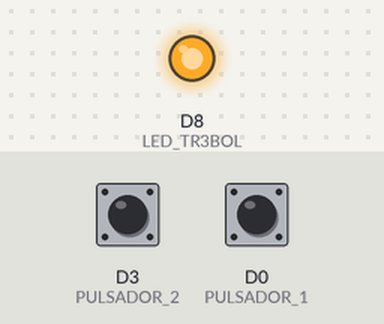
The sketch below on a simulated ESP8266 (NodeMCU). On the bench: output pins drawn as LEDs (lit = HIGH). The inputs (shaded band) are chosen by the test bench; at power-on: D3 (PULSADOR_2) HIGH, D0 (PULSADOR_1) LOW.

Above: at 1.2 s.
1.3 s: D3 (PULSADOR_2) pulled LOW for 0.15 s
At 1.37 s:
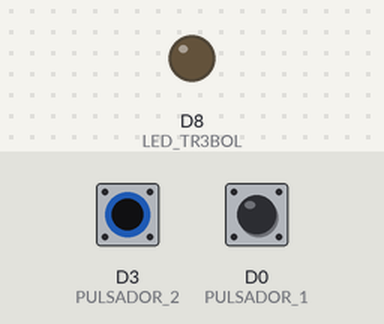
2.9 s: D3 (PULSADOR_2) pulled LOW for 3.2 s
At 6.7 s:
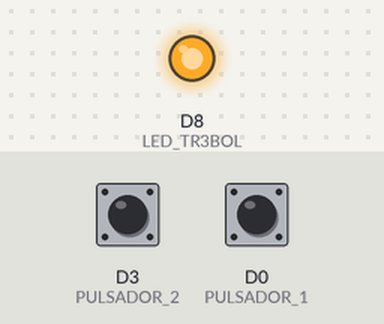
Timing chart, 0 to 8.2 s (numbered marks = the images above; inputs shaded):
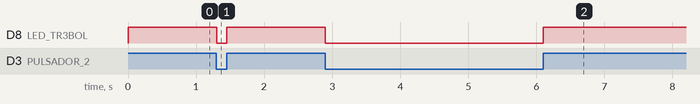

Measured:
- after the input at 1.3 s, D8 (LED_TR3BOL): HIGH → LOW at once, → HIGH 0.15 s later
- after the input at 2.9 s, D8 (LED_TR3BOL): HIGH → LOW at once, → HIGH 3.2 s later

The sketch:

Ejercicio4.ino
```cpp
/*
4) Mientras esté pulsado SW1, el LED verde está encendido. Mientras esté pulsado
SW2, el LED verde está apagado. Se prioriza SW2 sobre SW1.
*/

#define LED_TR3BOL D8 // LED Verde
#define PULSADOR_1 D0 // SW1
#define PULSADOR_2 D3 // SW2

void setup() {
  pinMode(LED_TR3BOL, OUTPUT);
  pinMode(PULSADOR_1, INPUT);
  pinMode(PULSADOR_2, INPUT);

}

void loop() {
  // Condicionamos a presionar
  if(digitalRead(PULSADOR_2) == LOW) {
    //pulsado SW2, el LED verde esta apagado.
    digitalWrite(LED_TR3BOL, LOW);
  }else if (digitalRead(PULSADOR_1)==LOW) {
    // pulsado SW1, el LED verde esta encendido
    digitalWrite(LED_TR3BOL, HIGH);
  }
}
```
